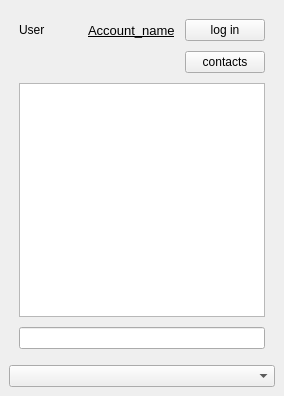
<?xml version="1.0" encoding="UTF-8"?>
<ui version="4.0">
 <class>MainWindow</class>
 <widget class="QMainWindow" name="MainWindow">
  <property name="geometry">
   <rect>
    <x>0</x>
    <y>0</y>
    <width>284</width>
    <height>396</height>
   </rect>
  </property>
  <property name="windowTitle">
   <string>MainWindow</string>
  </property>
  <widget class="QWidget" name="centralwidget">
   <layout class="QGridLayout" name="gridLayout">
    <item row="0" column="0">
     <layout class="QVBoxLayout" name="verticalLayout">
      <property name="spacing">
       <number>10</number>
      </property>
      <property name="leftMargin">
       <number>10</number>
      </property>
      <property name="topMargin">
       <number>10</number>
      </property>
      <property name="rightMargin">
       <number>10</number>
      </property>
      <property name="bottomMargin">
       <number>10</number>
      </property>
      <item>
       <layout class="QHBoxLayout" name="horizontalLayout">
        <item>
         <widget class="QLabel" name="name_label">
          <property name="text">
           <string>User</string>
          </property>
         </widget>
        </item>
        <item>
         <widget class="QLabel" name="account_label">
          <property name="font">
           <font>
            <pointsize>10</pointsize>
            <underline>true</underline>
           </font>
          </property>
          <property name="text">
           <string>Account_name</string>
          </property>
          <property name="alignment">
           <set>Qt::AlignLeading|Qt::AlignLeft|Qt::AlignVCenter</set>
          </property>
         </widget>
        </item>
        <item>
         <widget class="QPushButton" name="auth_button">
          <property name="text">
           <string>log in</string>
          </property>
         </widget>
        </item>
       </layout>
      </item>
      <item>
       <layout class="QHBoxLayout" name="horizontalLayout_2">
        <item>
         <spacer name="horizontalSpacer">
          <property name="orientation">
           <enum>Qt::Horizontal</enum>
          </property>
          <property name="sizeHint" stdset="0">
           <size>
            <width>208</width>
            <height>20</height>
           </size>
          </property>
         </spacer>
        </item>
        <item>
         <widget class="QPushButton" name="contacts_button">
          <property name="text">
           <string>contacts</string>
          </property>
         </widget>
        </item>
       </layout>
      </item>
      <item>
       <widget class="QTextEdit" name="chat_browser">
        <property name="readOnly">
         <bool>true</bool>
        </property>
       </widget>
      </item>
      <item>
       <widget class="QLineEdit" name="input_line"/>
      </item>
     </layout>
    </item>
    <item row="1" column="0">
     <widget class="QComboBox" name="comboBox_main_contacts">
      <property name="mouseTracking">
       <bool>true</bool>
      </property>
      <property name="duplicatesEnabled">
       <bool>true</bool>
      </property>
     </widget>
    </item>
   </layout>
  </widget>
 </widget>
 <tabstops>
  <tabstop>auth_button</tabstop>
  <tabstop>contacts_button</tabstop>
  <tabstop>input_line</tabstop>
 </tabstops>
 <resources/>
 <connections/>
</ui>
